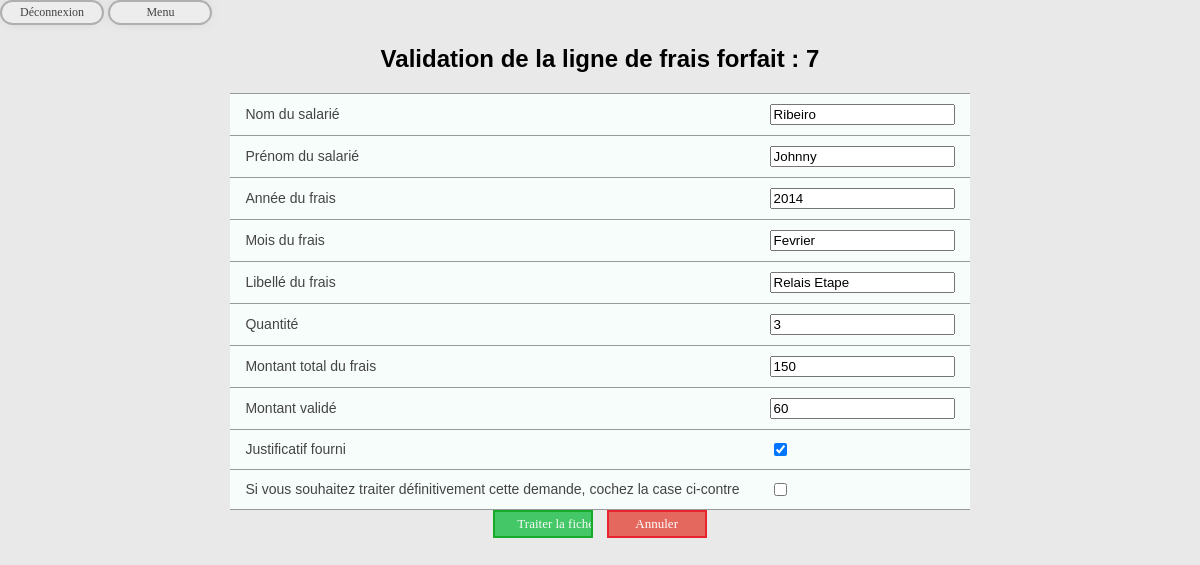
The app's page /traitementlff.php?reference=7 (signed in) with its own data.
### tables this page shows
CREATE TABLE IF NOT EXISTS `lignefraisforfait` (
  `id_lff` int(11) NOT NULL AUTO_INCREMENT,
  `quantite_lff` int(11) DEFAULT NULL,
  `montanttotal_lff` float DEFAULT NULL,
  `montvalid_lff` float DEFAULT NULL,
  `justiffourni_lff` tinyint(1) DEFAULT NULL,
  `datetrait_lff` date DEFAULT NULL,
  `id_ff` int(11) NOT NULL,
  `id_vis` int(11) NOT NULL,
  `id_etatligne` int(11) NOT NULL,
  `lib_annee` int(11) DEFAULT NULL,
  `id_mois` int(11) DEFAULT NULL,
  PRIMARY KEY (`id_lff`),
  KEY `FK_lignefraisforfait_id_ff` (`id_ff`),
  KEY `FK_lignefraisforfait_id_vis` (`id_vis`),
  KEY `FK_lignefraisforfait_id_etatligne` (`id_etatligne`),
  KEY `FK_lignefraisforfait_lib_annee` (`lib_annee`),
  KEY `FK_lignefraisforfait_id_mois` (`id_mois`)
);

CREATE TABLE IF NOT EXISTS `visiteur` (
  `id_vis` int(11) NOT NULL AUTO_INCREMENT,
  `nom` char(30) DEFAULT NULL,
  `prenom` char(30) DEFAULT NULL,
  `login` char(20) DEFAULT NULL,
  `mdp` char(20) DEFAULT NULL,
  `adresse` char(30) DEFAULT NULL,
  `cp` char(5) DEFAULT NULL,
  `ville` char(30) DEFAULT NULL,
  `date_embauche` date DEFAULT NULL,
  `Type` varchar(50) DEFAULT NULL,
  PRIMARY KEY (`id_vis`)
);

CREATE TABLE IF NOT EXISTS `annee` (
  `lib_annee` int(11) NOT NULL,
  PRIMARY KEY (`lib_annee`)
);

CREATE TABLE IF NOT EXISTS `mois` (
  `id_mois` int(11) NOT NULL,
  `lib_mois` varchar(10) DEFAULT NULL,
  PRIMARY KEY (`id_mois`)
);

CREATE TABLE IF NOT EXISTS `fraisforfait` (
  `id_ff` int(11) NOT NULL AUTO_INCREMENT,
  `lib_ff` varchar(20) DEFAULT NULL,
  `mont_ff` float DEFAULT NULL,
  PRIMARY KEY (`id_ff`)
);

### traitementlff.php (the view, shortened to what this page needs)
<?php
if (isset($_SESSION['login']) and isset($_SESSION['mdp']) and !empty($_SESSION['login']) and !empty($_SESSION['mdp']) and $_SESSION['type']=='comptable') {
?>
<html>
<html>
<head>
	<link rel ="stylesheet" href="style.css" name="text/css"/>
</head>
<body>
		<span class="bouton-menu"  onclick="document.location='logout.php'">Déconnexion</span>
		<span id="hovermenu"class="bouton-menu">Menu</span>
<?php
if(isset($_GET['reference']))
{
$sql1="select * from lignefraisforfait, fraisforfait, etatligne, visiteur, annee, mois
where visiteur.id_vis=lignefraisforfait.id_vis
and fraisforfait.id_ff=lignefraisforfait.id_ff
and lignefraisforfait.id_etatligne=etatligne.id_etatligne
and lignefraisforfait.lib_annee=annee.lib_annee
and lignefraisforfait.id_mois=mois.id_mois
and id_lff='".$_GET['reference']."'";
$r1=mysql_query($sql1);
while($resa=mysql_fetch_array($r1))
{
?>
<center>
<h2>Validation de la ligne de frais forfait : <?php echo $_GET['reference'] ?></h2>
<form action="traitementlff.php" method="post">
<table class="table2">
<tr><td bgcolor="#00FF99">Nom du salarié</td><td><input readonly="readonly" type="text" name="nom"
value="<?php echo $resa['nom']; ?>"></td></tr>
<tr><td bgcolor="#00FF99">Prénom du salarié</td><td><input readonly="readonly" type="text" name="prenom"
value="<?php echo $resa['prenom']; ?>"></td></tr>
<tr><td bgcolor="#00FF99">Année du frais</td><td><input readonly="readonly" type="int" name="lib_annee"
value="<?php echo $resa['lib_annee']; ?>"></td></tr>
<tr><td bgcolor="#00FF99">Mois du frais</td><td><input readonly="readonly" type="text" name="lib_mois"
value="<?php echo $resa['lib_mois']; ?>"></td></tr>
<tr><td bgcolor="#00FF99">Libellé du frais</td><td><input readonly="readonly" type="text" name="lib_ff"
value="<?php echo $resa['lib_ff']; ?>"></td></tr>
<tr><td bgcolor="#00FF99">Quantité</td><td><input readonly="readonly" type="int"
name="quantite_lff" value="<?php echo $resa['quantite_lff']; ?>"></td>
<tr><td bgcolor="#00FF99">Montant total du frais</td><td><input readonly="readonly" type="float"
name="montanttotal_lff" value="<?php echo $resa['montanttotal_lff']; ?>"></td>
<tr><td bgcolor="#00FF99">Montant validé</td><td><input type="float"
name="montvalid_lff" value="<?php echo $resa['montvalid_lff']; ?>"></td></tr>
<tr><td bgcolor="#00FF99">Justificatif fourni</td><td><input type="checkbox"
<?php if(isset($resa['justiffourni_lff']) && !empty($resa['justiffourni_lff']) && $resa['justiffourni_lff']== true){echo 'checked="checked"';} ?> name="justiffourni_lff" ></td></tr>
<tr><td bgcolor="#00FF99">Si vous souhaitez traiter définitivement cette demande, cochez la case ci-contre</td><td><input type="checkbox" name="trait_lff" ></td></tr>
</table>
<input class="bouton-valider" type="submit" value="Traiter la fiche"> &nbsp;&nbsp;<input class="bouton-annuler"type="reset" value="Annuler">
</form>
</center>
<?php
}
}
?>
</body>
</html>
<?php
}
else {
echo "<script>alert(\"Vous n'êtes pas autorisé à accéder à cette zone \");
document.location.href = 'index.php';</script>";
}
?>

### style.css (style rules this page uses)
body { background-color:#E9E9E9; color:black; font-family:'arial'; font-weight:bold; margin:0; }
.bouton-menu { box-shadow: 0px -1px 15px -9px #736f73; filter:progid:DXImageTransform.Microsoft.gradient(startColorstr='#ededed', endColorstr='#dfdfdf'); background-color:#ededed; border-top-left-radius:42px; border-top-right-radius:42px; border-bottom-right-radius:42px; border-bottom-left-radius:42px; text-indent:0; border:2px solid #b0aeb0; display:inline-block; color:#454145; font-family:Verdana; font-size:12px; font-weight:normal; font-style:normal; height:21px; line-height:21px; width:100px; text-decoration:none; text-align:center; }
h2 { font-family:'criticized',verdana, sans-serif; }
.table2 { border-collapse:collapse; border-spacing:0; border-color:#999; }
.table2 td { font-family:Verdana, sans-serif; font-size:14px; padding:10px 15px; border-style:solid; border-width:0px; overflow:hidden; word-break:normal; border-color:#999; color:#444; background-color:#F7FDFA; border-top-width:1px; border-bottom-width:1px; }
.bouton-valider { width:100px; background-color:#44c767; border:2px solid #18ab29; display:inline-block; cursor:pointer; color:#fafafa; font-family:Impact; font-size:13px; padding:4px 22px; text-decoration:none; }
.bouton-annuler { width:100px; background-color:#e4685d; border:2px solid #e8252c; display:inline-block; cursor:pointer; color:#ffffff; font-family:Impact; font-size:13px; padding:4px 22px; text-decoration:none; }

### records on screen
lignefraisforfait: nom "Ribeiro", prenom "Johnny", lib_annee "2014", lib_mois "Fevrier", lib_ff "Relais Etape", quantite_lff "3", montanttotal_lff "150", montvalid_lff "60", justiffourni_lff "☑"
